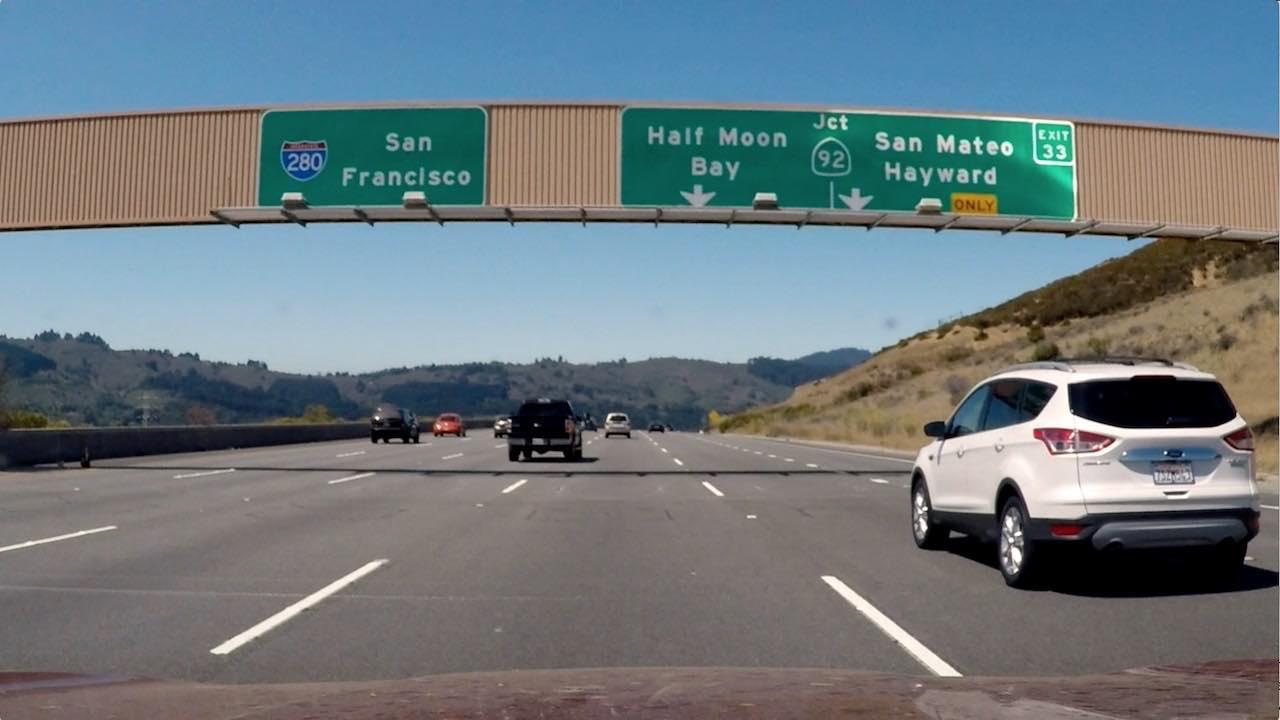
#> input picture step1/lesson7_Advanced Computer Vision/ex4_combining_thresholds/signs_vehicles_xygrad.png, 1280 x 720 px
$ jupyter execute 'combining thresholds.ipynb'   (older library calls are emulated)
#> lines starting #> are read from the running program, lines starting #| are printed output that depends on the picture; after the words box and inside, x2 and y2 are one past the last pixel; in counts of white or black regions, pixels touching at a corner belong together
现在考虑使用梯度测量的各个方面（x，y，magnitude，dir_thresh）来隔离车道线像素。

具体来说，请考虑如何使用x和y渐变的阈值，整体渐变幅度和渐变方向来关注可能属于车道线的像素。

[cell 1]
import numpy as np
import cv2
import matplotlib.pyplot as plt
import matplotlib.image as mpimg
import pickle

[cell 2]
# Read in an image
image = mpimg.imread('signs_vehicles_xygrad.png')
#> image is the input picture: shape (720, 1280, 3) float32; mean R, G, B 0.428, 0.477, 0.5

[cell 3]
def abs_sobel_thresh(img, orient,sobel_kernel=3,thresh=(0,255)):
#> called with orient = 'x', sobel_kernel = 3, thresh = (20, 100)
    thresh_min,thresh_max= thresh
    print(thresh_min,thresh_max)
    # Apply the following steps to img
    # 1) Convert to grayscale
    gray = cv2.cvtColor(img,cv2.COLOR_RGB2GRAY)

    # 2) Take the derivative in x or y given orient = 'x' or 'y'
    # 3) Take the absolute value of the derivative or gradient
    if orient =='x':
        abs_sobel = np.absolute(cv2.Sobel(gray,cv2.CV_64F,1,0))
    if orient == 'y':
        abs_sobel = np.absolute(cv2.Sobel(gray,cv2.CV_64F,0,1))

    #print(abs_sobel)
    # 4) Scale to 8-bit (0 - 255) then convert to type = np.uint8
    scaled_sobel = np.uint8(255*abs_sobel/np.max(abs_sobel))

    # 5) Create a mask of 1's where the scaled gradient magnitude
            # is > thresh_min and < thresh_max
    binary_output = np.zeros_like(scaled_sobel)

    # 6) Return this mask as your binary_output image
    #binary_output = np.copy(img) # Remove this line
    #print(scaled_sobel)
    binary_output[(scaled_sobel >= thresh_min) & (scaled_sobel <= thresh_max)] = 1

    return binary_output

[cell 4]
# Choose a Sobel kernel size
ksize = 3 # Choose a larger odd number to smooth gradient measurements

# Apply each of the thresholding functions
gradx = abs_sobel_thresh(image, orient='x', sobel_kernel=ksize, thresh=(20, 100))
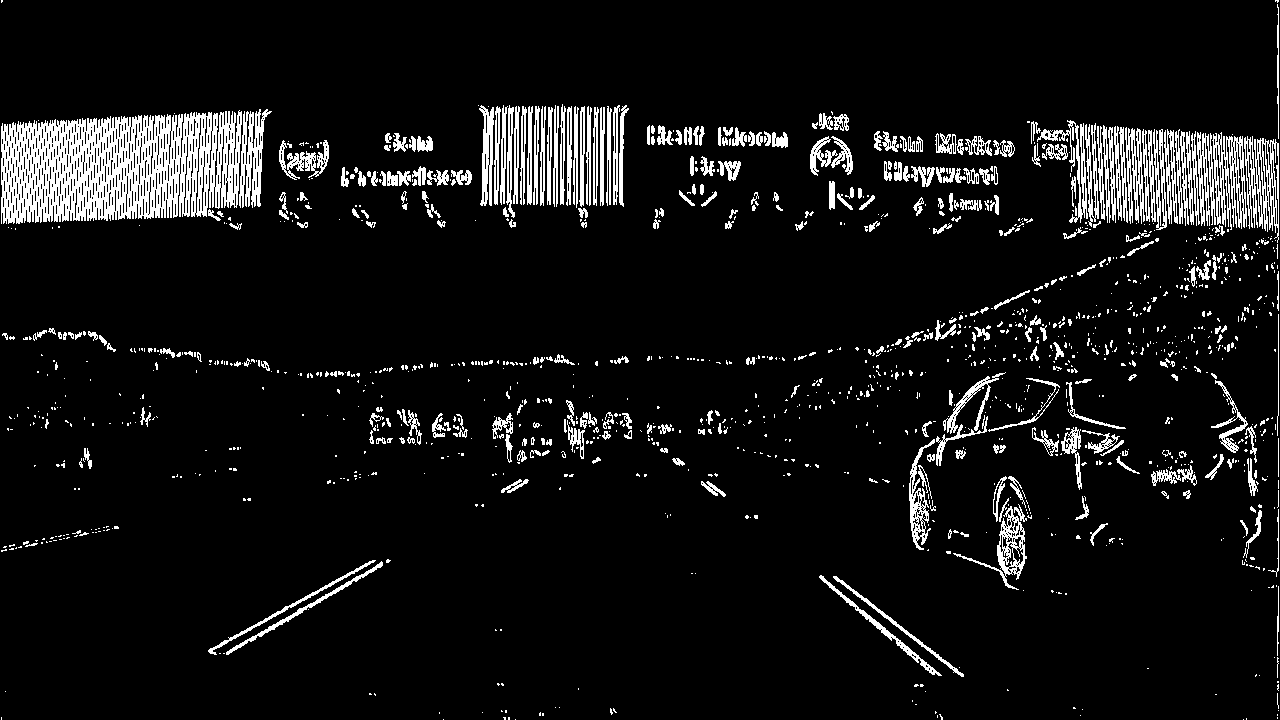
#> gradx: shape (720, 1280); values 0 (black) and 1 (white), 7.9% white; 1378 white regions (1040 under 20 px), largest, box (x1, y1, x2, y2) and area: (1, 110, 242, 224) 18700, (1197, 132, 1247, 230) 2653, (1244, 136, 1279, 243) 1807
grady = abs_sobel_thresh(image, orient='y', sobel_kernel=ksize, thresh=(20, 100))
#> grady: shape (720, 1280); values 0 (black) and 1 (white), 8.2% white; 1385 white regions (1043 under 20 px), largest, box (x1, y1, x2, y2) and area: (0, 103, 1280, 145) 6510, (0, 460, 930, 494) 6192, (811, 194, 1280, 247) 4636
plt.imshow(gradx)

[cell 5]
def mag_thresh(img, sobel_kernel=3, mag_thresh=(0, 255)):
    # Apply the following steps to img
    # 1) Convert to grayscale
#> called with sobel_kernel = 3, mag_thresh = (30, 100)
    gray = cv2.cvtColor(img,cv2.COLOR_RGB2GRAY)
    #plt.imshow(gray,cmap='gray')

    # 2) Take the gradient in x and y separately
    sobel_x = cv2.Sobel(gray,cv2.CV_64F,1,0,ksize=sobel_kernel)
    sobel_y = cv2.Sobel(gray,cv2.CV_64F,0,1,ksize=sobel_kernel)
    # 3) Calculate the magnitude
    gradmag = np.sqrt(sobel_x**2 + sobel_y**2)
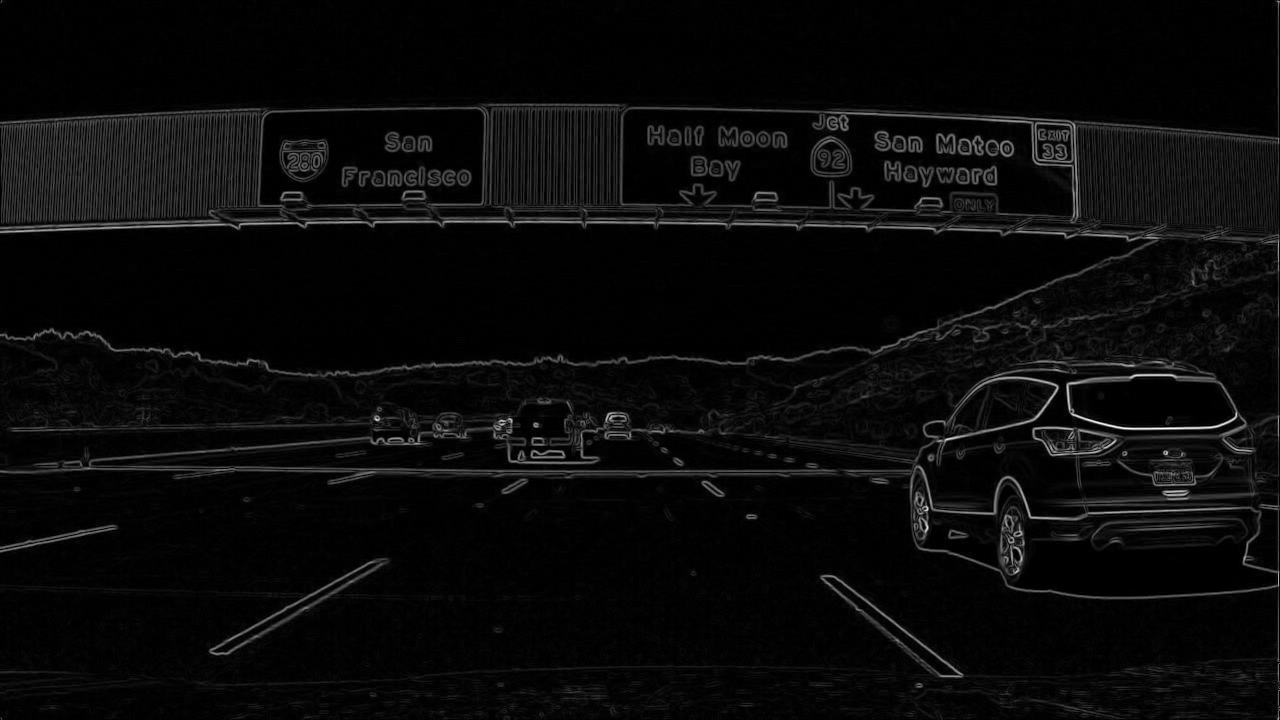
#> gradmag: shape (720, 1280) float64; min 0, max 3.62, mean 0.147; drawn with min black and max white
    #print(gradmag.shape)
    #print(gradmag)
    # 4) Scale to 8-bit (0 - 255) and convert to type = np.uint8
    scale_factor = np.max(gradmag)/255
#> scale_factor = 0.0142
    gradmag = (gradmag/scale_factor).astype(np.uint8)

    # 5) Create a binary mask where mag thresholds are met
    binary_output = np.zeros_like(gradmag)

    # 6) Return this mask as your binary_output image
    binary_output[(gradmag >= mag_thresh[0]) & (gradmag <= mag_thresh[1])] = 1
    return binary_output

[cell 6]
mag_binary = mag_thresh(image, sobel_kernel=ksize, mag_thresh=(30, 100))
#> mag_binary: shape (720, 1280); values 0 (black) and 1 (white), 9.8% white in thin lines or dots
plt.imshow(mag_binary)

[cell 7]
def dir_threshold(img, sobel_kernel=3, thresh=(0, np.pi/2)):

    # Apply the following steps to img
    # 1) Convert to grayscale
#> called with sobel_kernel = 15, thresh = (0.7, 1.3)
    gray = cv2.cvtColor(img,cv2.COLOR_RGB2GRAY)

    # 2) Take the gradient in x and y separately
    sobel_x = cv2.Sobel(gray,cv2.CV_64F,1,0,ksize=sobel_kernel)
    sobel_y = cv2.Sobel(gray,cv2.CV_64F,0,1,ksize=sobel_kernel)

    # 3) Take the absolute value of the x and y gradients
    # 4) Use np.arctan2(abs_sobely, abs_sobelx) to calculate the direction of the gradient
    abs_grad_dir = np.arctan2(np.absolute(sobel_y),np.absolute(sobel_x))
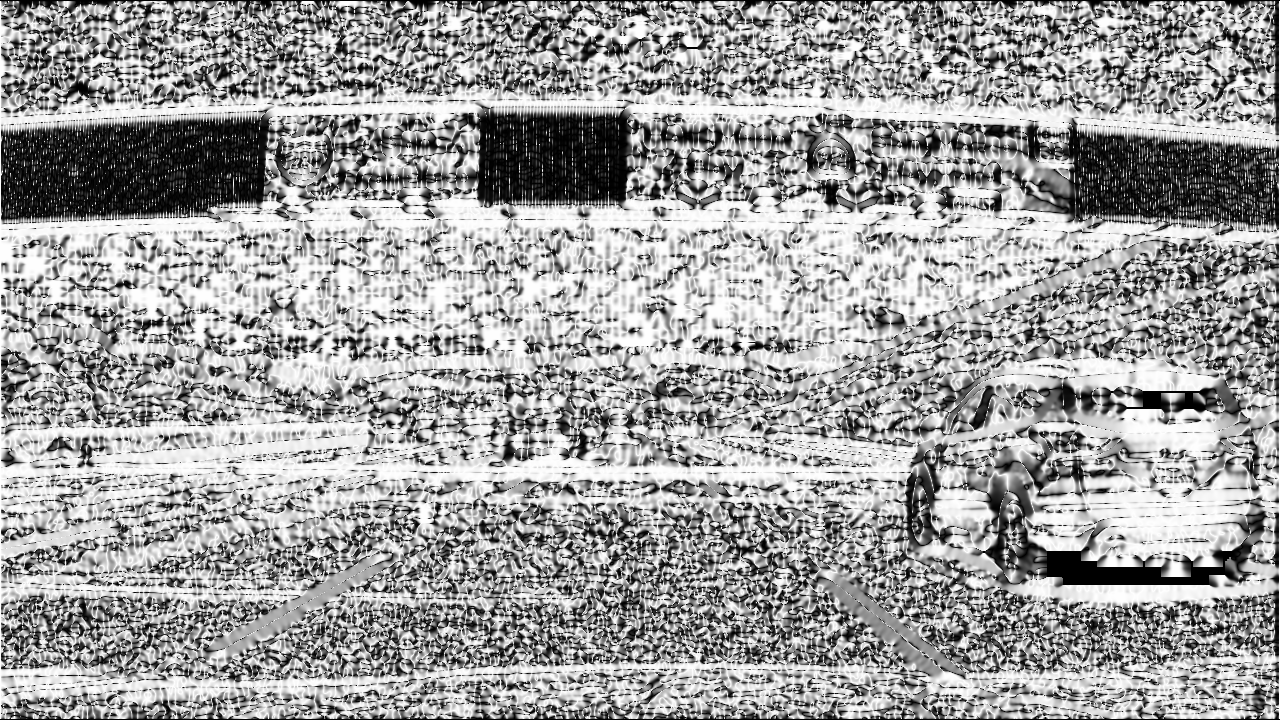
#> abs_grad_dir: shape (720, 1280) float64; min 0, max 1.57, mean 0.981; drawn with min black and max white

    # 5) Create a binary mask where direction thresholds are met
    binary_output = np.zeros_like(abs_grad_dir)

    # 6) Return this mask as your binary_output image
    binary_output[(abs_grad_dir >= thresh[0]) & (abs_grad_dir <= thresh[1])] = 1


    return binary_output

[cell 8]
dir_binary = dir_threshold(image, sobel_kernel=15, thresh=(0.7, 1.3))
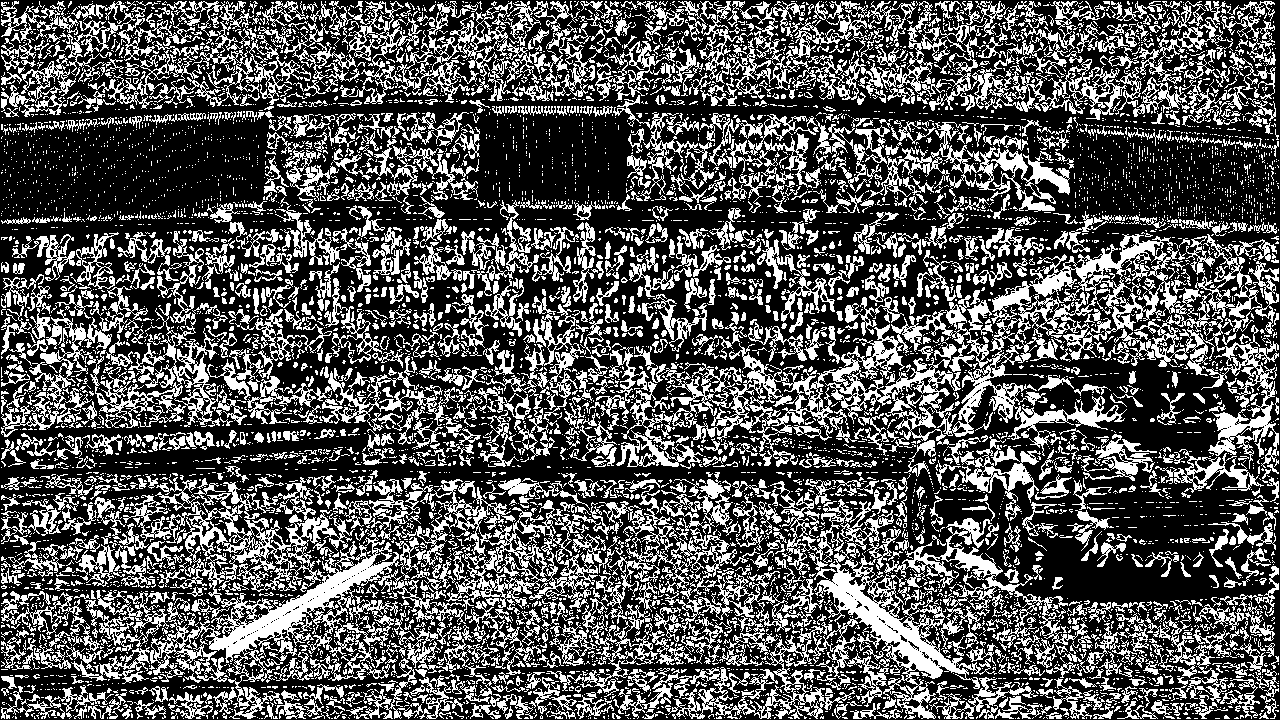
#> dir_binary: shape (720, 1280) float64; values 0 (black) and 1 (white), 33.8% white in thin lines or dots

[cell 9]
plt.imshow(dir_binary)

[cell 10]
combined = np.zeros_like(dir_binary)
combined[((gradx == 1) & (grady == 1)) | ((mag_binary == 1) & (dir_binary == 1))] = 1

[cell 11]
# Plot the result
f, (ax1, ax2) = plt.subplots(1, 2, figsize=(24, 9))
f.tight_layout()
ax1.imshow(image)
ax1.set_title('Original Image', fontsize=50)
ax2.imshow(combined, cmap='gray')
ax2.set_title('Thresholded Grad. Dir.', fontsize=50)
plt.subplots_adjust(left=0., right=1, top=0.9, bottom=0.)
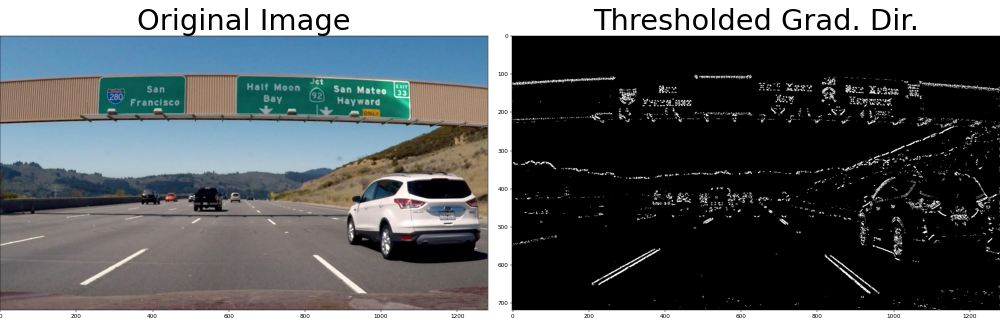
#> figure drawn by matplotlib, 2 panels
